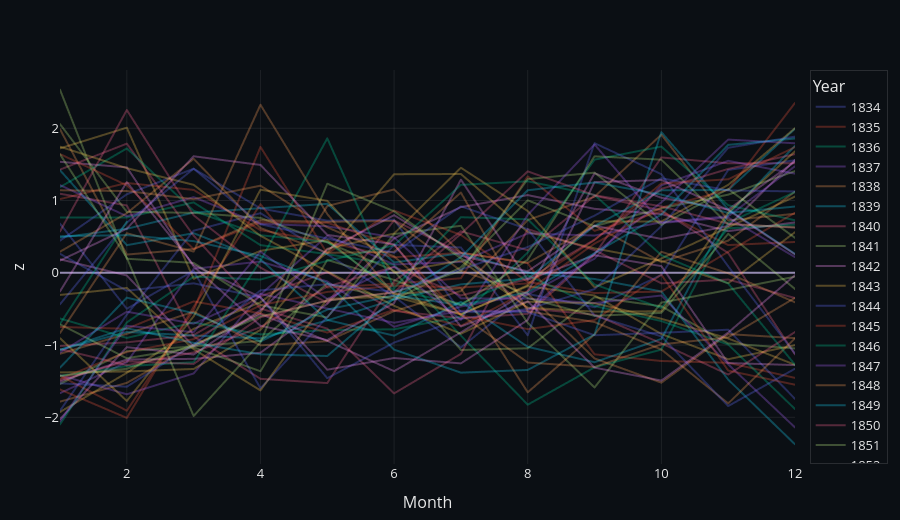

Notebook code cell kept with this figure:
### Markdown cell above
2.5 Year-by-year normalized comparison (reveals changing seasonal shape)

### Code cell
# normalize within year (z-score or minmax). We'll use z-score
yearly = df_seas.groupby(["Year", "Month"])[target].mean().reset_index()
yearly["z"] = yearly.groupby("Year")[target].transform(lambda x: (x - x.mean()) / (x.std() + 1e-9))

fig = px.line(yearly, x="Month", y="z", color="Year",
              title="🔄 Within-Year Seasonality Shape (Z-scored by year)")
apply_dark_theme(fig, height=520)
fig.update_traces(opacity=0.30)
fig.show()
